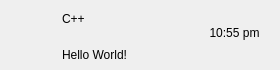
<?xml version="1.0" encoding="UTF-8"?>
<ui version="4.0">
 <class>msgCards</class>
 <widget class="QWidget" name="msgCards">
  <property name="geometry">
   <rect>
    <x>0</x>
    <y>0</y>
    <width>280</width>
    <height>70</height>
   </rect>
  </property>
  <property name="minimumSize">
   <size>
    <width>280</width>
    <height>70</height>
   </size>
  </property>
  <property name="maximumSize">
   <size>
    <width>280</width>
    <height>74</height>
   </size>
  </property>
  <property name="windowTitle">
   <string>Form</string>
  </property>
  <layout class="QHBoxLayout" name="horizontalLayout">
   <property name="spacing">
    <number>0</number>
   </property>
   <property name="leftMargin">
    <number>2</number>
   </property>
   <property name="topMargin">
    <number>2</number>
   </property>
   <property name="rightMargin">
    <number>2</number>
   </property>
   <property name="bottomMargin">
    <number>2</number>
   </property>
   <item>
    <widget class="QWidget" name="icon_widget" native="true">
     <property name="minimumSize">
      <size>
       <width>50</width>
       <height>50</height>
      </size>
     </property>
     <property name="maximumSize">
      <size>
       <width>50</width>
       <height>50</height>
      </size>
     </property>
     <layout class="QHBoxLayout" name="horizontalLayout_2">
      <property name="leftMargin">
       <number>0</number>
      </property>
      <property name="topMargin">
       <number>0</number>
      </property>
      <property name="rightMargin">
       <number>0</number>
      </property>
      <property name="bottomMargin">
       <number>0</number>
      </property>
      <item>
       <widget class="QLabel" name="icon_lb">
        <property name="minimumSize">
         <size>
          <width>45</width>
          <height>45</height>
         </size>
        </property>
        <property name="maximumSize">
         <size>
          <width>45</width>
          <height>45</height>
         </size>
        </property>
        <property name="text">
         <string/>
        </property>
       </widget>
      </item>
      <item>
       <widget class="QLabel" name="red_point">
        <property name="minimumSize">
         <size>
          <width>30</width>
          <height>30</height>
         </size>
        </property>
        <property name="maximumSize">
         <size>
          <width>30</width>
          <height>30</height>
         </size>
        </property>
        <property name="text">
         <string/>
        </property>
       </widget>
      </item>
     </layout>
    </widget>
   </item>
   <item>
    <widget class="QWidget" name="friend_info_widget" native="true">
     <property name="minimumSize">
      <size>
       <width>130</width>
       <height>70</height>
      </size>
     </property>
     <property name="maximumSize">
      <size>
       <width>130</width>
       <height>70</height>
      </size>
     </property>
     <layout class="QVBoxLayout" name="verticalLayout">
      <property name="leftMargin">
       <number>2</number>
      </property>
      <property name="topMargin">
       <number>2</number>
      </property>
      <property name="rightMargin">
       <number>2</number>
      </property>
      <property name="bottomMargin">
       <number>2</number>
      </property>
      <item>
       <widget class="QLabel" name="friend_id">
        <property name="text">
         <string>C++</string>
        </property>
       </widget>
      </item>
      <item>
       <widget class="QLabel" name="friend_msg">
        <property name="text">
         <string>Hello World!</string>
        </property>
       </widget>
      </item>
     </layout>
    </widget>
   </item>
   <item>
    <widget class="QWidget" name="time_widget" native="true">
     <property name="minimumSize">
      <size>
       <width>50</width>
       <height>50</height>
      </size>
     </property>
     <property name="maximumSize">
      <size>
       <width>80</width>
       <height>70</height>
      </size>
     </property>
     <widget class="QLabel" name="time_lb">
      <property name="geometry">
       <rect>
        <x>10</x>
        <y>20</y>
        <width>61</width>
        <height>21</height>
       </rect>
      </property>
      <property name="maximumSize">
       <size>
        <width>80</width>
        <height>70</height>
       </size>
      </property>
      <property name="text">
       <string>10:55 pm</string>
      </property>
      <property name="alignment">
       <set>Qt::AlignCenter</set>
      </property>
     </widget>
    </widget>
   </item>
  </layout>
 </widget>
 <resources/>
 <connections/>
</ui>
